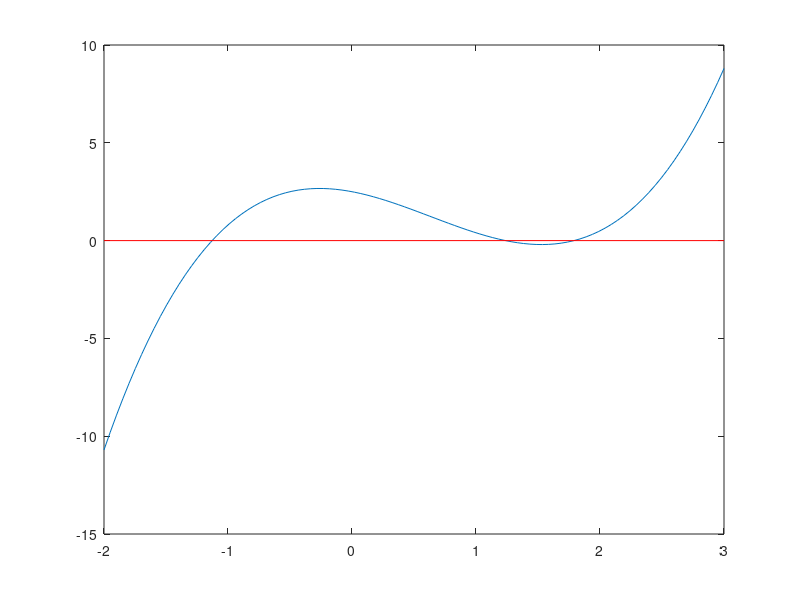

Here is the MATLAB script that generated this plot:
x=linspace(-2,3,100);
f=zeros(1,100);

%funzione da studiare
f=x.^3 - 1.9*x.^2 - 1.2 .* x + 2.5;

%crea la retta y = 0 che va da -2 a 3
x1 = zeros(1,2);
x1(1,1) = -2;
x1(1,2) = 3;
x2 = zeros(1,2);

figure
plot(x,f);
hold on
%stampa retta y = 0
plot(x1,x2,'r');
